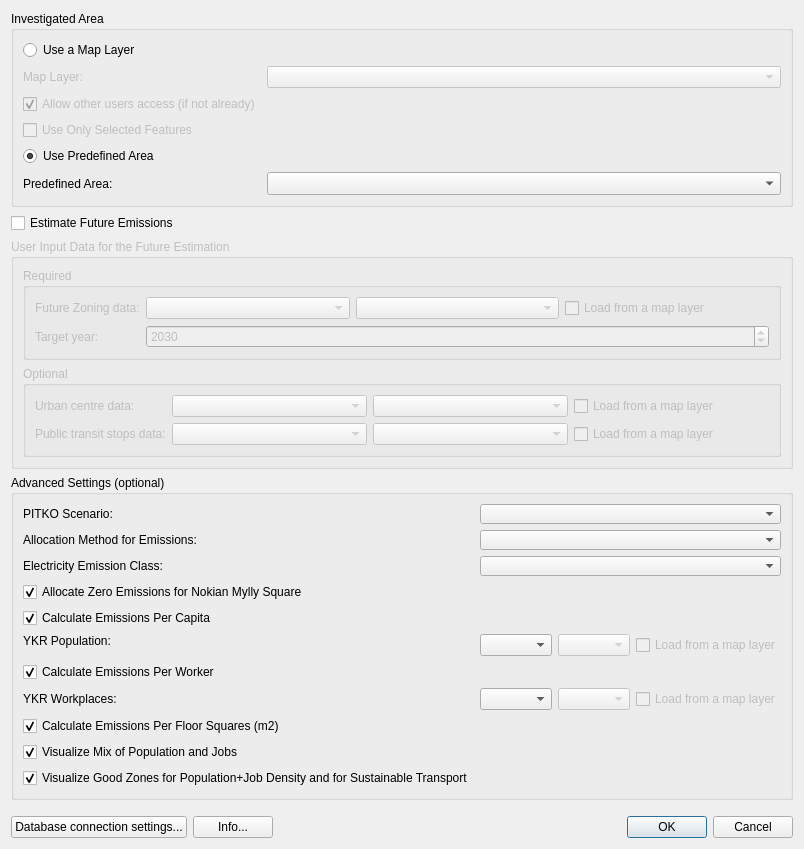
<?xml version="1.0" encoding="UTF-8"?>
<ui version="4.0">
 <class>Dialog</class>
 <widget class="QDialog" name="Dialog">
  <property name="geometry">
   <rect>
    <x>0</x>
    <y>0</y>
    <width>573</width>
    <height>849</height>
   </rect>
  </property>
  <property name="windowTitle">
   <string>Urban Infrastructure CHG Emission Estimation Tool for Tampere City Region</string>
  </property>
  <property name="locale">
   <locale language="English" country="UnitedStates"/>
  </property>
  <layout class="QVBoxLayout" name="verticalLayout_8">
   <item>
    <layout class="QVBoxLayout" name="mainLayout">
     <item>
      <widget class="QgsCollapsibleGroupBox" name="areaBox">
       <property name="minimumSize">
        <size>
         <width>400</width>
         <height>0</height>
        </size>
       </property>
       <property name="toolTip">
        <string/>
       </property>
       <property name="locale">
        <locale language="English" country="UnitedStates"/>
       </property>
       <property name="title">
        <string>Investigated Area</string>
       </property>
       <layout class="QVBoxLayout" name="verticalLayout_2">
        <item>
         <layout class="QFormLayout" name="formLayout_3">
          <item row="0" column="0">
           <widget class="QRadioButton" name="radioButtonUseMapLayer">
            <property name="enabled">
             <bool>true</bool>
            </property>
            <property name="text">
             <string>Use a Map Layer</string>
            </property>
            <attribute name="buttonGroup">
             <string notr="true">buttonGroupAreaOfInterest</string>
            </attribute>
           </widget>
          </item>
          <item row="1" column="0">
           <widget class="QLabel" name="mapLayerLabel">
            <property name="enabled">
             <bool>false</bool>
            </property>
            <property name="text">
             <string>Map Layer:</string>
            </property>
           </widget>
          </item>
          <item row="4" column="0">
           <widget class="QRadioButton" name="radioButtonUsePredefinedArea">
            <property name="text">
             <string>Use Predefined Area</string>
            </property>
            <property name="checked">
             <bool>true</bool>
            </property>
            <attribute name="buttonGroup">
             <string notr="true">buttonGroupAreaOfInterest</string>
            </attribute>
           </widget>
          </item>
          <item row="5" column="0">
           <widget class="QLabel" name="predefinedAreaLabel">
            <property name="text">
             <string>Predefined Area:</string>
            </property>
           </widget>
          </item>
          <item row="5" column="1">
           <widget class="QComboBox" name="comboBoxPredefinedArea">
            <property name="sizePolicy">
             <sizepolicy hsizetype="Expanding" vsizetype="Fixed">
              <horstretch>0</horstretch>
              <verstretch>0</verstretch>
             </sizepolicy>
            </property>
            <property name="minimumSize">
             <size>
              <width>0</width>
              <height>23</height>
             </size>
            </property>
            <property name="toolTip">
             <string>Choose the predefined area. Default: Tampere City Region</string>
            </property>
           </widget>
          </item>
          <item row="1" column="1">
           <layout class="QHBoxLayout" name="horizontalLayout">
            <item>
             <widget class="QgsMapLayerComboBox" name="comboBoxMapLayer">
              <property name="enabled">
               <bool>false</bool>
              </property>
              <property name="sizePolicy">
               <sizepolicy hsizetype="Preferred" vsizetype="Fixed">
                <horstretch>0</horstretch>
                <verstretch>0</verstretch>
               </sizepolicy>
              </property>
             </widget>
            </item>
           </layout>
          </item>
          <item row="3" column="0">
           <widget class="QCheckBox" name="checkBoxUploadOnlySelectedFeatures">
            <property name="enabled">
             <bool>false</bool>
            </property>
            <property name="text">
             <string>Use Only Selected Features</string>
            </property>
            <property name="checked">
             <bool>false</bool>
            </property>
           </widget>
          </item>
          <item row="2" column="0">
           <widget class="QCheckBox" name="checkBoxAllowOtherUsersToUseUploadedMapLayer">
            <property name="enabled">
             <bool>false</bool>
            </property>
            <property name="text">
             <string>Allow other users access (if not already)</string>
            </property>
            <property name="checked">
             <bool>true</bool>
            </property>
           </widget>
          </item>
         </layout>
        </item>
       </layout>
      </widget>
     </item>
     <item>
      <widget class="QCheckBox" name="checkBoxCalculateFuture">
       <property name="enabled">
        <bool>true</bool>
       </property>
       <property name="toolTip">
        <string>Laske tulevaisuusskenaario</string>
       </property>
       <property name="locale">
        <locale language="English" country="UnitedStates"/>
       </property>
       <property name="text">
        <string>Estimate Future Emissions</string>
       </property>
       <property name="checkable">
        <bool>true</bool>
       </property>
       <property name="checked">
        <bool>false</bool>
       </property>
      </widget>
     </item>
     <item>
      <widget class="QgsCollapsibleGroupBox" name="futureBox">
       <property name="enabled">
        <bool>false</bool>
       </property>
       <property name="title">
        <string>User Input Data for the Future Estimation</string>
       </property>
       <layout class="QVBoxLayout" name="verticalLayout_4">
        <item>
         <widget class="QgsCollapsibleGroupBox" name="futureRequired">
          <property name="enabled">
           <bool>false</bool>
          </property>
          <property name="title">
           <string>Required</string>
          </property>
          <layout class="QVBoxLayout" name="verticalLayout_6">
           <item>
            <layout class="QFormLayout" name="formLayout_5">
             <item row="0" column="0">
              <widget class="QLabel" name="futureAreasLabel">
               <property name="text">
                <string>Future Zoning data:</string>
               </property>
              </widget>
             </item>
             <item row="1" column="0">
              <widget class="QLabel" name="targetYearLabel">
               <property name="text">
                <string>Target year:</string>
               </property>
              </widget>
             </item>
             <item row="1" column="1">
              <widget class="QgsSpinBox" name="targetYear">
               <property name="minimum">
                <number>2020</number>
               </property>
               <property name="maximum">
                <number>2050</number>
               </property>
               <property name="value">
                <number>2030</number>
               </property>
               <property name="showClearButton">
                <bool>false</bool>
               </property>
               <property name="clearValue">
                <bool>false</bool>
               </property>
              </widget>
             </item>
             <item row="0" column="1">
              <layout class="QHBoxLayout" name="futureAreasLayout">
               <item>
                <widget class="QComboBox" name="comboBoxPredefinedFutureAreas"/>
               </item>
               <item>
                <widget class="QgsMapLayerComboBox" name="futureAreasLayerList">
                 <property name="enabled">
                  <bool>false</bool>
                 </property>
                 <property name="sizePolicy">
                  <sizepolicy hsizetype="Preferred" vsizetype="Fixed">
                   <horstretch>0</horstretch>
                   <verstretch>0</verstretch>
                  </sizepolicy>
                 </property>
                </widget>
               </item>
               <item>
                <widget class="QCheckBox" name="futureAreasLoadLayer">
                 <property name="text">
                  <string>Load from a map layer</string>
                 </property>
                </widget>
               </item>
              </layout>
             </item>
            </layout>
           </item>
          </layout>
         </widget>
        </item>
        <item>
         <widget class="QgsCollapsibleGroupBox" name="futureOptional">
          <property name="enabled">
           <bool>false</bool>
          </property>
          <property name="title">
           <string>Optional</string>
          </property>
          <layout class="QVBoxLayout" name="verticalLayout_7">
           <item>
            <layout class="QFormLayout" name="formLayout_4">
             <item row="0" column="0">
              <widget class="QLabel" name="futureNetworkLabel">
               <property name="text">
                <string>Urban centre data:</string>
               </property>
              </widget>
             </item>
             <item row="1" column="0">
              <widget class="QLabel" name="futureStopsLabel">
               <property name="text">
                <string>Public transit stops data:</string>
               </property>
              </widget>
             </item>
             <item row="0" column="1">
              <layout class="QHBoxLayout" name="futureNetworkLayout">
               <item>
                <widget class="QComboBox" name="comboBoxPredefinedFutureNetwork">
                 <property name="enabled">
                  <bool>false</bool>
                 </property>
                </widget>
               </item>
               <item>
                <widget class="QgsMapLayerComboBox" name="futureNetworkLayerList">
                 <property name="enabled">
                  <bool>false</bool>
                 </property>
                 <property name="sizePolicy">
                  <sizepolicy hsizetype="Preferred" vsizetype="Fixed">
                   <horstretch>0</horstretch>
                   <verstretch>0</verstretch>
                  </sizepolicy>
                 </property>
                </widget>
               </item>
               <item>
                <widget class="QCheckBox" name="futureNetworkLoadLayer">
                 <property name="text">
                  <string>Load from a map layer</string>
                 </property>
                </widget>
               </item>
              </layout>
             </item>
             <item row="1" column="1">
              <layout class="QHBoxLayout" name="futureStopsLayout">
               <item>
                <widget class="QComboBox" name="comboBoxPredefinedFutureStops"/>
               </item>
               <item>
                <widget class="QgsMapLayerComboBox" name="futureStopsLayerList">
                 <property name="enabled">
                  <bool>false</bool>
                 </property>
                 <property name="sizePolicy">
                  <sizepolicy hsizetype="Preferred" vsizetype="Fixed">
                   <horstretch>0</horstretch>
                   <verstretch>0</verstretch>
                  </sizepolicy>
                 </property>
                </widget>
               </item>
               <item>
                <widget class="QCheckBox" name="futureStopsLoadLayer">
                 <property name="text">
                  <string>Load from a map layer</string>
                 </property>
                </widget>
               </item>
              </layout>
             </item>
            </layout>
           </item>
          </layout>
         </widget>
        </item>
       </layout>
      </widget>
     </item>
     <item>
      <widget class="QgsCollapsibleGroupBox" name="advancedBox">
       <property name="title">
        <string>Advanced Settings (optional)</string>
       </property>
       <property name="collapsed">
        <bool>false</bool>
       </property>
       <property name="saveCollapsedState">
        <bool>false</bool>
       </property>
       <layout class="QVBoxLayout" name="verticalLayout_5">
        <item>
         <layout class="QFormLayout" name="formLayout_2">
          <item row="0" column="0">
           <widget class="QLabel" name="label_5">
            <property name="text">
             <string>PITKO Scenario:</string>
            </property>
           </widget>
          </item>
          <item row="0" column="1">
           <widget class="QComboBox" name="pitkoScenario">
            <property name="minimumSize">
             <size>
              <width>180</width>
              <height>20</height>
             </size>
            </property>
            <property name="toolTip">
             <string>Choose PITKO scenario. Default: growth</string>
            </property>
           </widget>
          </item>
          <item row="1" column="0">
           <widget class="QLabel" name="label_6">
            <property name="text">
             <string>Allocation Method for Emissions:</string>
            </property>
           </widget>
          </item>
          <item row="1" column="1">
           <widget class="QComboBox" name="emissionsAllocation">
            <property name="minimumSize">
             <size>
              <width>180</width>
              <height>20</height>
             </size>
            </property>
            <property name="toolTip">
             <string>Choose emissions allocation method. Default: Benefits division method</string>
            </property>
           </widget>
          </item>
          <item row="2" column="0">
           <widget class="QLabel" name="label_12">
            <property name="text">
             <string>Electricity Emission Class:</string>
            </property>
           </widget>
          </item>
          <item row="2" column="1">
           <widget class="QComboBox" name="elecEmissionType">
            <property name="minimumSize">
             <size>
              <width>180</width>
              <height>20</height>
             </size>
            </property>
            <property name="toolTip">
             <string>Choose electricity emission class. Default: purchase</string>
            </property>
           </widget>
          </item>
          <item row="3" column="0">
           <widget class="QCheckBox" name="checkBoxNokianMyllyCO2Zeroed">
            <property name="text">
             <string>Allocate Zero Emissions for Nokian Mylly Square</string>
            </property>
            <property name="checked">
             <bool>true</bool>
            </property>
           </widget>
          </item>
          <item row="4" column="0">
           <widget class="QCheckBox" name="checkBoxCalculateEmissionsPerPerson">
            <property name="text">
             <string>Calculate Emissions Per Capita</string>
            </property>
            <property name="checked">
             <bool>true</bool>
            </property>
           </widget>
          </item>
          <item row="5" column="0">
           <layout class="QFormLayout" name="formLayout_6">
            <item row="0" column="0">
             <widget class="QLabel" name="label">
              <property name="text">
               <string>YKR Population:</string>
              </property>
             </widget>
            </item>
           </layout>
          </item>
          <item row="5" column="1">
           <layout class="QHBoxLayout" name="horizontalLayout_2">
            <item>
             <widget class="QComboBox" name="comboBoxYkrPop"/>
            </item>
            <item>
             <widget class="QgsMapLayerComboBox" name="mapLayerComboBoxYkrPop">
              <property name="enabled">
               <bool>false</bool>
              </property>
              <property name="sizePolicy">
               <sizepolicy hsizetype="Preferred" vsizetype="Fixed">
                <horstretch>0</horstretch>
                <verstretch>0</verstretch>
               </sizepolicy>
              </property>
             </widget>
            </item>
            <item>
             <widget class="QCheckBox" name="checkBoxLoadYkrPopFromMapLayer">
              <property name="enabled">
               <bool>false</bool>
              </property>
              <property name="text">
               <string>Load from a map layer</string>
              </property>
             </widget>
            </item>
           </layout>
          </item>
          <item row="6" column="0">
           <widget class="QCheckBox" name="checkBoxCalculateEmissionsPerJob">
            <property name="text">
             <string>Calculate Emissions Per Worker</string>
            </property>
            <property name="checked">
             <bool>true</bool>
            </property>
           </widget>
          </item>
          <item row="7" column="0">
           <widget class="QLabel" name="label_2">
            <property name="text">
             <string>YKR Workplaces:</string>
            </property>
           </widget>
          </item>
          <item row="7" column="1">
           <layout class="QHBoxLayout" name="horizontalLayout_3">
            <item>
             <widget class="QComboBox" name="comboBoxYkrJob"/>
            </item>
            <item>
             <widget class="QgsMapLayerComboBox" name="mapLayerComboBoxYkrJob">
              <property name="enabled">
               <bool>false</bool>
              </property>
             </widget>
            </item>
            <item>
             <widget class="QCheckBox" name="checkBoxLoadYkrJobFromMapLayer">
              <property name="enabled">
               <bool>false</bool>
              </property>
              <property name="text">
               <string>Load from a map layer</string>
              </property>
             </widget>
            </item>
           </layout>
          </item>
          <item row="8" column="0">
           <widget class="QCheckBox" name="checkBoxCalculateEmissionsPerFloorSpaceSquares">
            <property name="text">
             <string>Calculate Emissions Per Floor Squares (m2)</string>
            </property>
            <property name="checked">
             <bool>true</bool>
            </property>
           </widget>
          </item>
          <item row="9" column="0">
           <widget class="QCheckBox" name="checkBoxVisualizePopJobMix">
            <property name="text">
             <string>Visualize Mix of Population and Jobs</string>
            </property>
            <property name="checked">
             <bool>true</bool>
            </property>
           </widget>
          </item>
          <item row="10" column="0">
           <widget class="QCheckBox" name="checkBoxVisualizeGoodZonesForPopJobDensityAndSustainableTransport">
            <property name="text">
             <string>Visualize Good Zones for Population+Job Density and for Sustainable Transport</string>
            </property>
            <property name="checked">
             <bool>true</bool>
            </property>
           </widget>
          </item>
         </layout>
        </item>
       </layout>
      </widget>
     </item>
     <item>
      <spacer name="verticalSpacer">
       <property name="orientation">
        <enum>Qt::Vertical</enum>
       </property>
       <property name="sizeHint" stdset="0">
        <size>
         <width>20</width>
         <height>40</height>
        </size>
       </property>
      </spacer>
     </item>
     <item>
      <layout class="QHBoxLayout" name="menuLayout">
       <item>
        <widget class="QPushButton" name="settingsButton">
         <property name="text">
          <string>Database connection settings...</string>
         </property>
        </widget>
       </item>
       <item>
        <widget class="QPushButton" name="infoButton">
         <property name="text">
          <string>Info...</string>
         </property>
        </widget>
       </item>
       <item>
        <widget class="QDialogButtonBox" name="buttonBox">
         <property name="orientation">
          <enum>Qt::Horizontal</enum>
         </property>
         <property name="standardButtons">
          <set>QDialogButtonBox::Cancel|QDialogButtonBox::Ok</set>
         </property>
        </widget>
       </item>
      </layout>
     </item>
    </layout>
   </item>
  </layout>
 </widget>
 <customwidgets>
  <customwidget>
   <class>QgsCollapsibleGroupBox</class>
   <extends>QGroupBox</extends>
   <header>qgscollapsiblegroupbox.h</header>
   <container>1</container>
  </customwidget>
  <customwidget>
   <class>QgsMapLayerComboBox</class>
   <extends>QComboBox</extends>
   <header>qgsmaplayercombobox.h</header>
  </customwidget>
  <customwidget>
   <class>QgsSpinBox</class>
   <extends>QSpinBox</extends>
   <header>qgsspinbox.h</header>
  </customwidget>
 </customwidgets>
 <resources/>
 <connections>
  <connection>
   <sender>buttonBox</sender>
   <signal>accepted()</signal>
   <receiver>Dialog</receiver>
   <slot>accept()</slot>
   <hints>
    <hint type="sourcelabel">
     <x>248</x>
     <y>254</y>
    </hint>
    <hint type="destinationlabel">
     <x>157</x>
     <y>274</y>
    </hint>
   </hints>
  </connection>
  <connection>
   <sender>buttonBox</sender>
   <signal>rejected()</signal>
   <receiver>Dialog</receiver>
   <slot>reject()</slot>
   <hints>
    <hint type="sourcelabel">
     <x>316</x>
     <y>260</y>
    </hint>
    <hint type="destinationlabel">
     <x>286</x>
     <y>274</y>
    </hint>
   </hints>
  </connection>
 </connections>
 <buttongroups>
  <buttongroup name="buttonGroupAreaOfInterest"/>
 </buttongroups>
</ui>
